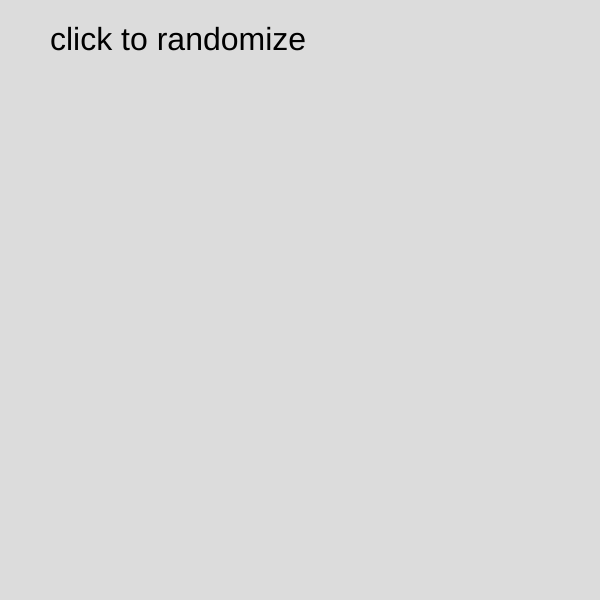
Frame 1 (no input)
Frame 60 (no input): identical to frame 1, image omitted
Frame 120 (the mouse pressed at the canvas centre since frame 60): identical to frame 1, image omitted

The p5.js sketch that drew this single still picture (run headless with seeded random() and noise() and a simulated clock; from frame 60 on, the mouse is pressed at the canvas centre):

// p5.js sketch
// ── sketch.js
// flowers I like
let flowers = [{
  name: "rose",
  color: "red"
}, {
  name: "hydrangea",
  color: "blue"
}, {
  name: "lily",
  color: "white"
}, {
  name: "hyacinth",
  color: "indigo"
}, {
  name: "lavender",
  color: "purple"
}];

let randomIndex;
let animating = false;
let button;

function setup() {
  createCanvas(600, 600);
  background(220);
  textSize(32);

  text("click to randomize", 50, 50)

  button = createButton("click to randomize");
  button.mousePressed(buttonPressed);

}

function draw() {

  if (animating == true){
    ellipse(random(width), random(height), random(50, 200))
  }
}

function randomizer(){
  animating = false;
  if (flowers[0]){
    // this displays random name and splices it out of array
    background(random(200, 225));
    randomIndex = int(random(flowers.length));
    text(`${flowers[randomIndex].name} color is ${flowers[randomIndex].color}`, 50, 50);
    flowers.splice(randomIndex, 1);
  } else {
    background(random(200, 225));
    text("nothing left!", 50, 50)
  }
}

function buttonPressed() {
  animating = true;
  setTimeout(randomizer, 2000);

}
